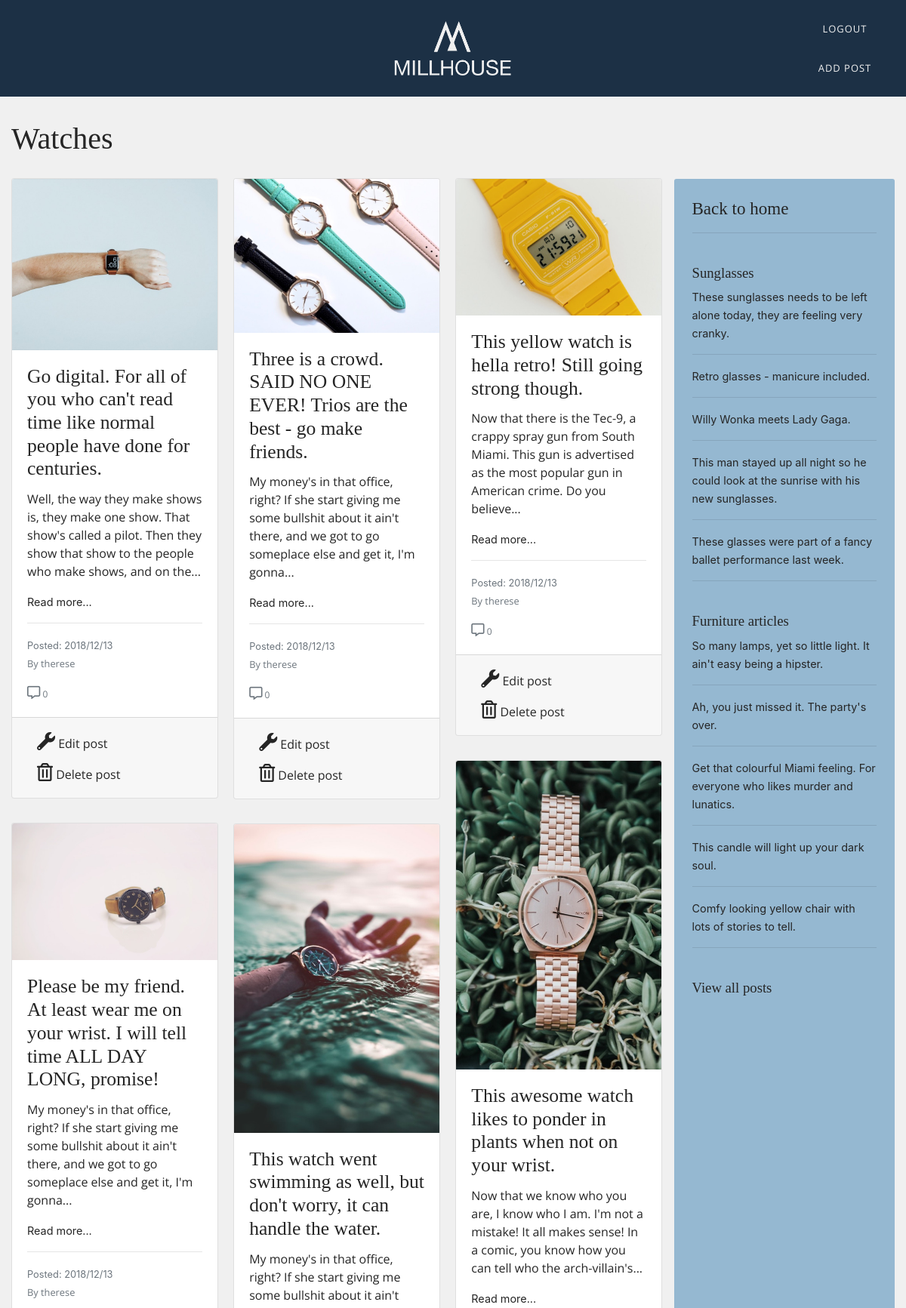
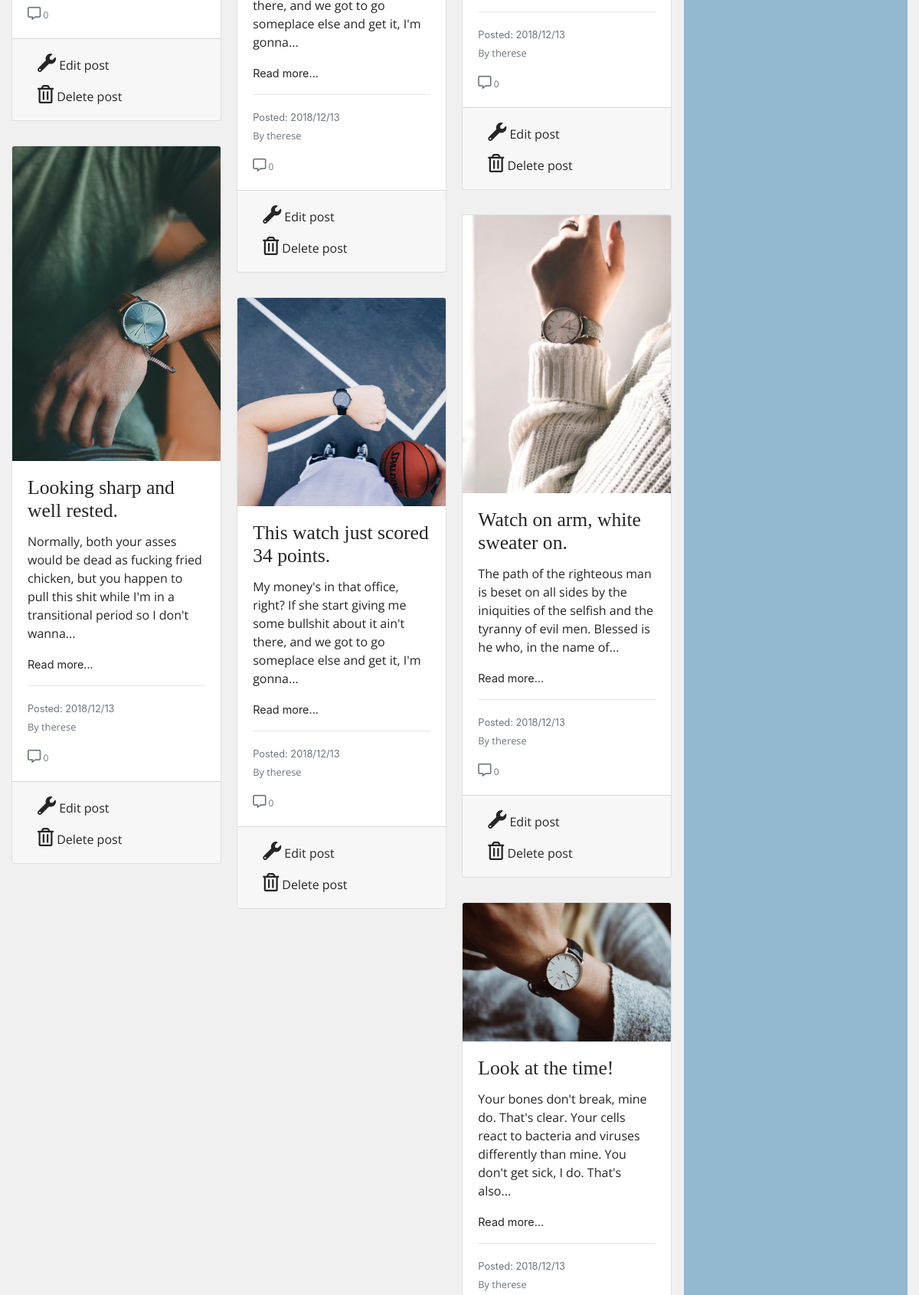
/views/watches.php (signed in, upper part), run on the app's committed database (2 pictures, top to bottom).
### tables this page shows
CREATE TABLE `posts` (
  `id` int(11) NOT NULL,
  `title` varchar(200) NOT NULL,
  `description` longtext NOT NULL,
  `created_by` varchar(100) NOT NULL,
  `image` varchar(200) NOT NULL,
  `category_id` int(11) NOT NULL,
  `post_date` varchar(100) NOT NULL
);

### classes/call.php (called while the page is built, shortened)
<?php
include 'db_con.php';
include 'Posts.php';
include 'Comments.php';
include 'Validation.php';
$posts = new Posts($pdo);
$comments = new Comments($pdo);
$val = new Validation($pdo);

### classes/Posts.php (called while the page is built, shortened)
<?php
class Posts
{
    private $pdo;
    function __construct($pdo)
    {
      $this->pdo = $pdo;
    }
    public function getLatestCategoryPosts($category_id, $number_of_posts)
    {
        $statement = $this->pdo->prepare("SELECT * FROM posts WHERE category_id = $category_id ORDER BY id DESC LIMIT $number_of_posts");
        $statement->execute();
        $get_category_posts = $statement->fetchAll(PDO::FETCH_ASSOC);
        return $get_category_posts;
    }
}

### classes/Comments.php (called while the page is built, shortened)
<?php
class Comments
{
    private $pdo;
    function __construct($pdo)
    {
      $this->pdo = $pdo;
    }
    public function getCommentsWithId($post_id)
    {
        $comments_to_print = $this->pdo->prepare("SELECT * FROM comments WHERE post_id = :post_id");
        $comments_to_print->execute(
            [
                ":post_id" => $post_id
            ]
        );
        return $comments_to_print;
    }
    public function countingComments($comments_to_print){
                 if(!empty($comments_to_print)){
                     $count=0;
                     return $count;
                 }
    }
}

### classes/Validation.php (called while the page is built, shortened)
<?php
class Validation
{
    private $pdo;
    function __construct($pdo)
    {
      $this->pdo = $pdo;
    }
    public function isAdmin()
    {
        if (isset($_SESSION['user_id']))
        {
            $statement = $this->pdo->prepare("SELECT id as admin_rights FROM users JOIN admin ON id = user_id");
            $statement->execute();
            $is_admin = $statement->fetch();
            if ($_SESSION["user_id"] == (int)$is_admin)
            {
                return true;
            }
        }
    }
}

### includes/views_foreach.php (the view)
<?php foreach($category_posts as $post): ?>
	<div class="card">
		<a href="single_post.php?post_id=<?=$post["id"]?>">
		<img class="card-img-top" src="../images/<?= $post["image"]; ?>" alt="Blogpost image">
		</a>
			<div class="card-body">
				<h2 class="card-title"><?= $post["title"]; ?></h2>
				<?php $str = $post["description"];
				if( strlen($str) > 150) {
				$str = explode( "\n", wordwrap($str, 150));
				$str = $str[0] . '...';
				}
				$comments_to_print = $comments->getCommentsWithId($post_id);
				$counter = $comments->countingComments($comments_to_print);
				?>
				<p class="card-text"><?= $str; ?></p>
				<a href="single_post.php?post_id=<?=$post["id"]?>">Read more...</a>
				<hr>
				<small class="text-muted">
				<?= "Posted: " . $post["post_date"] . "<br>"; ?>
				</small>
				<p class="card-text"><small class="text-muted">By <?= $post["created_by"]; ?></small></p>
				<a href="../views/single_post.php?post_id=<?=$post["id"]?>#commentarea"><small class="text-muted"><i class="far fa-comment-alt d-inline"></i></small><p class="d-inline text-muted comment-number"> <?= $counter; ?></p></a>
			</div>
			<?php if($val->isAdmin()){?>
				<div class="card-footer">
					<a href="edit_post.php?post_id=<?=$post["id"]?>" class="btn btn-default"><span><i class="fas fa-wrench"></i> Edit post</span></a>
					<a href="../index.php?delete_post=<?=$post["id"]?>" class="btn btn-default"><span><i class="far fa-trash-alt"></i> Delete post</span></a>
				</div>
			<?php } ?>
	</div>
<?php endforeach;?>

### includes/index_sidebar_foreach_category_post.php
<?php
foreach($category_posts as $post):?>
              <li>
              	<a href="../views/single_post.php?post_id=<?=$post["id"]?>"> <?=$post["title"]?></a>
              </li>
              <hr>
<?php endforeach;
?>

### css/style.css (style rules this page uses)
h1, h2, h3, h4, label { font-family: 'Merriweather', serif; color: #252525; }
h2 { font-size: 1.6rem; }
p, span { font-family: 'Open Sans', sans-serif; color: #252525; }
a { color: #252525; font-size: 0.9em; overflow-wrap: break-word; }
body { background-color: #F0F0F0; }
.card { margin: 20px 0px; }
.comment-number { font-size: 12px; }
i { font-size: 1.5em; }

### data on the page
posts: image (picture), title "Go digital. For all of you who can't read time like normal people have done for centuries.", description "Well, the way they make shows is, they make one show. That show's called a pilot. Then they show that show to the people who make shows, and on the...", post_date "2018/12/13", created_by "therese", counter "0"
posts: image (picture), title "Please be my friend. At least wear me on your wrist. I will tell time ALL DAY LONG, promise!", description "My money's in that office, right? If she start giving me some bullshit about it ain't there, and we got to go someplace else and get it, I'm gonna...", post_date "2018/12/13", created_by "therese", counter "0"
posts: image (picture), title "Looking sharp and well rested.", description "Normally, both your asses would be dead as fucking fried chicken, but you happen to pull this shit while I'm in a transitional period so I don't wanna...", post_date "2018/12/13", created_by "therese", counter "0"
posts: image (picture), title "Three is a crowd. SAID NO ONE EVER! Trios are the best - go make friends.", description "My money's in that office, right? If she start giving me some bullshit about it ain't there, and we got to go someplace else and get it, I'm gonna...", post_date "2018/12/13", created_by "therese", counter "0"
posts: image (picture), title "This watch went swimming as well, but don't worry, it can handle the water.", description "My money's in that office, right? If she start giving me some bullshit about it ain't there, and we got to go someplace else and get it, I'm gonna...", post_date "2018/12/13", created_by "therese", counter "0"
posts: image (picture), title "This watch just scored 34 points.", description "My money's in that office, right? If she start giving me some bullshit about it ain't there, and we got to go someplace else and get it, I'm gonna...", post_date "2018/12/13", created_by "therese", counter "0"
posts: image (picture), title "This yellow watch is hella retro! Still going strong though.", description "Now that there is the Tec-9, a crappy spray gun from South Miami. This gun is advertised as the most popular gun in American crime. Do you believe...", post_date "2018/12/13", created_by "therese", counter "0"
posts: image (picture), title "This awesome watch likes to ponder in plants when not on your wrist.", description "Now that we know who you are, I know who I am. I'm not a mistake! It all makes sense! In a comic, you know how you can tell who the arch-villain's...", post_date "2018/12/13", created_by "therese", counter "0"
posts: image (picture), title "Watch on arm, white sweater on.", description "The path of the righteous man is beset on all sides by the iniquities of the selfish and the tyranny of evil men. Blessed is he who, in the name of...", post_date "2018/12/13", created_by "therese", counter "0"
posts: image (picture), title "Look at the time!", description "Your bones don't break, mine do. That's clear. Your cells react to bacteria and viruses differently than mine. You don't get sick, I do. That's also...", post_date "2018/12/13", created_by "therese"
posts: title "These sunglasses needs to be left alone today, they are feeling very cranky."
posts: title "Retro glasses - manicure included."
posts: title "Willy Wonka meets Lady Gaga."
posts: title "This man stayed up all night so he could look at the sunrise with his new sunglasses."
posts: title "These glasses were part of a fancy ballet performance last week."
posts: title "So many lamps, yet so little light. It ain't easy being a hipster."
posts: title "Ah, you just missed it. The party's over."
posts: title "Get that colourful Miami feeling. For everyone who likes murder and lunatics."
posts: title "This candle will light up your dark soul."
posts: title "Comfy looking yellow chair with lots of stories to tell."
